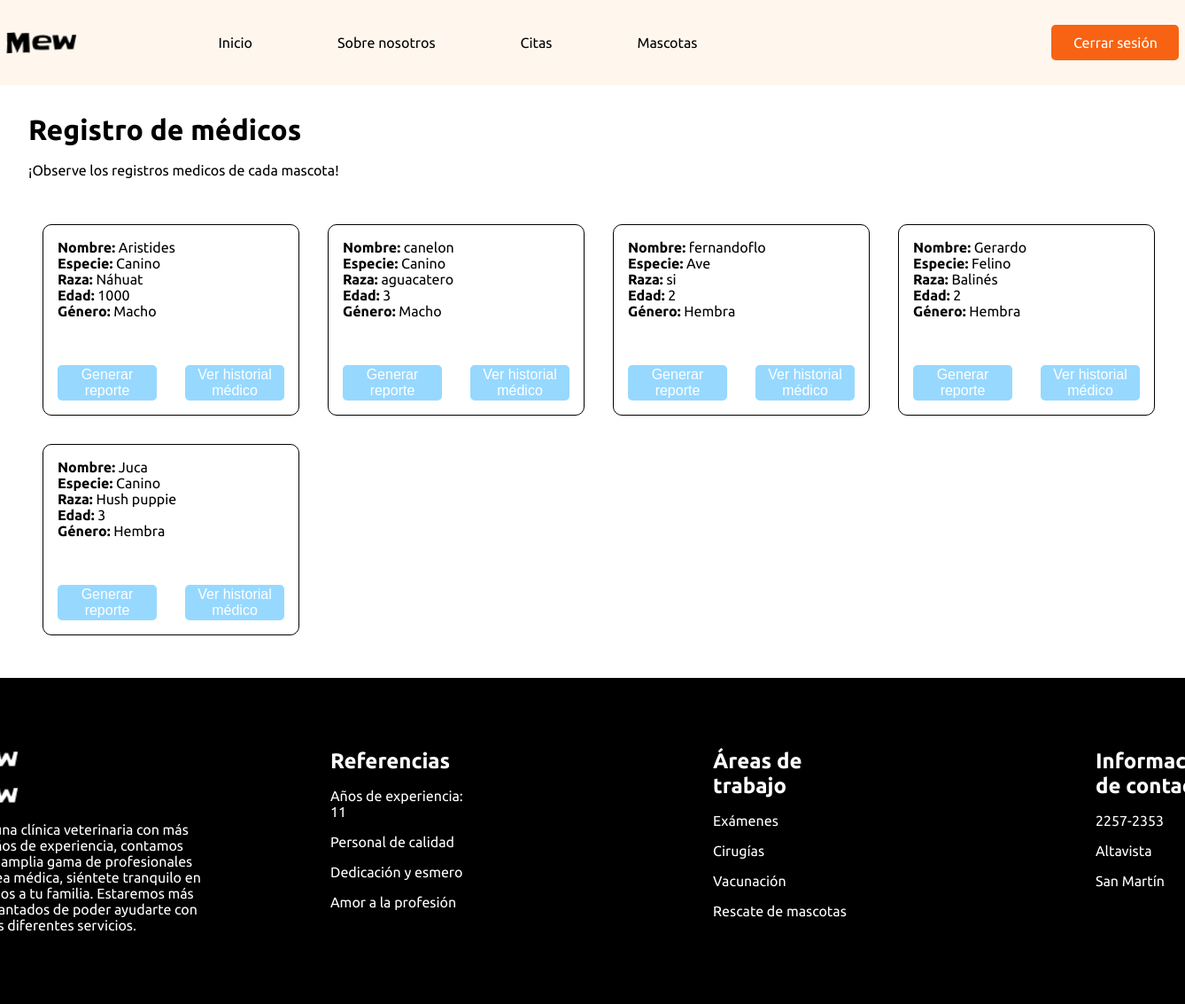
Before: /veterinario/php/view_mascotas.php (signed in) with the older database file.
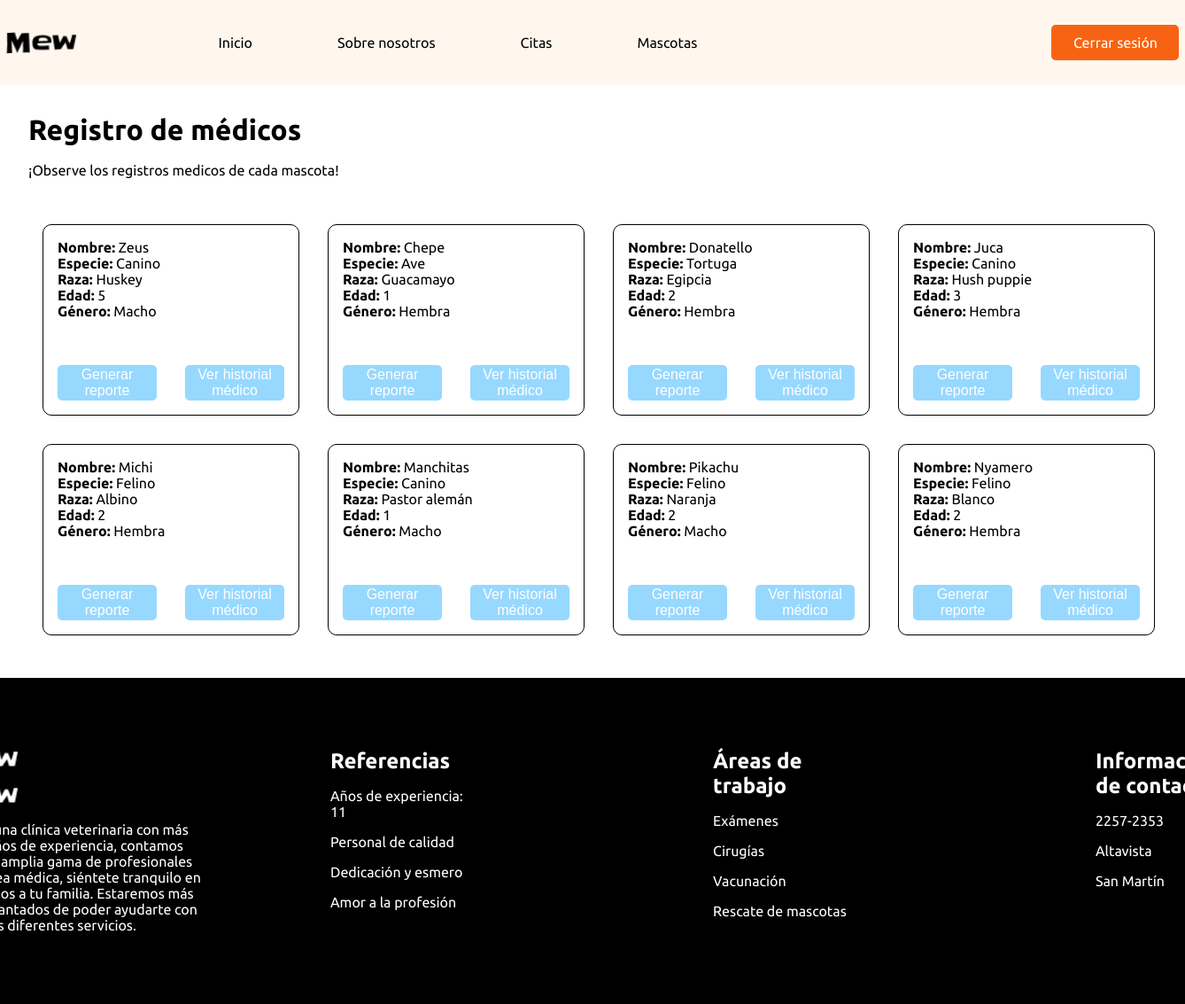
After: the same page with the newer database file.
### tables this page shows
CREATE TABLE `mascota` (
  `id` int NOT NULL,
  `nombre` varchar(255) NOT NULL,
  `especie` varchar(255) NOT NULL,
  `raza` varchar(255) NOT NULL,
  `edad` int NOT NULL,
  `genero` varchar(15) NOT NULL
);

### veterinario/php/_data_mascotas.php (called while the page is built, shortened)
<?php
$conexionBD = BD::crearInstancia();
$sql = "SELECT * FROM mascota";
$consulta = $conexionBD->prepare($sql);
$consulta->execute();
$todasLasMascotas = $consulta->fetchAll(PDO::FETCH_ASSOC);
?>

### veterinario/php/view_mascotas.php (the view, shortened to what this page needs)
<?php
include_once('../../user/php/templates/header.php');
include_once('_data_mascotas.php');
?>
<link rel="stylesheet" href="../../user/css/styles_index.css">
<div class="main">
    <div>
        <h1 class="titulo">Registro de médicos</h1>
    </div>
    <br>
    <div>
        <p>¡Observe los registros medicos de cada mascota!</p>
    </div>
    <br>
    <br>
    <div class="contenedor_citas">
        <?php foreach ($todasLasMascotas as $mascota) { ?>
            <div class="citas">
                <p class="space-p"> <span style="font-weight:600;">Nombre:</span> <?php echo $mascota['nombre'] ?></p>
                <p class="space-p"> <span style="font-weight:600;">Especie:</span> <?php echo $mascota['especie'] ?></p>
                <p class="space-p"> <span style="font-weight:600;">Raza:</span> <?php echo $mascota['raza'] ?></p>
                <p class="space-p"> <span style="font-weight:600;">Edad:</span> <?php echo $mascota['edad'] ?></p>
                <p class="space-p"> <span style="font-weight:600;">Género:</span> <?php echo $mascota['genero'] ?></p>
                <br>
                <br>
                <div class="btns">
                    <button onclick="showPopup(<?= $mascota['id'] ?>)" class="btn-medico">Generar reporte</button>
                    <button class="btn-medico"><a class="btn-medico" href="view_mascotaHistorial.php?id=<?=$mascota['id']?>">Ver historial médico</a></button>
                </div>
            </div>
        <?php } ?>
    </div>
</div>
<?php
include_once('../../user/php/templates/footer.php');
?>

Changed rows visible on the page:
removed mascota: nombre "canelon", especie "Canino", raza "aguacatero", edad "3", genero "Macho"
changed mascota: nombre "Aristides" → "Zeus"; raza "Náhuat" → "Huskey"; edad "1000" → "5"
changed mascota "Ave": nombre "fernandoflo" → "Chepe"; raza "si" → "Guacamayo"; edad "2" → "1"
changed mascota: nombre "Gerardo" → "Donatello"; especie "Felino" → "Tortuga"; raza "Balinés" → "Egipcia"
added mascota: nombre "Michi", especie "Felino", raza "Albino", edad "2", genero "Hembra"
added mascota: nombre "Manchitas", especie "Canino", raza "Pastor alemán", edad "1", genero "Macho"
added mascota: nombre "Pikachu", especie "Felino", raza "Naranja", edad "2", genero "Macho"
added mascota: nombre "Nyamero", especie "Felino", raza "Blanco", edad "2", genero "Hembra"
